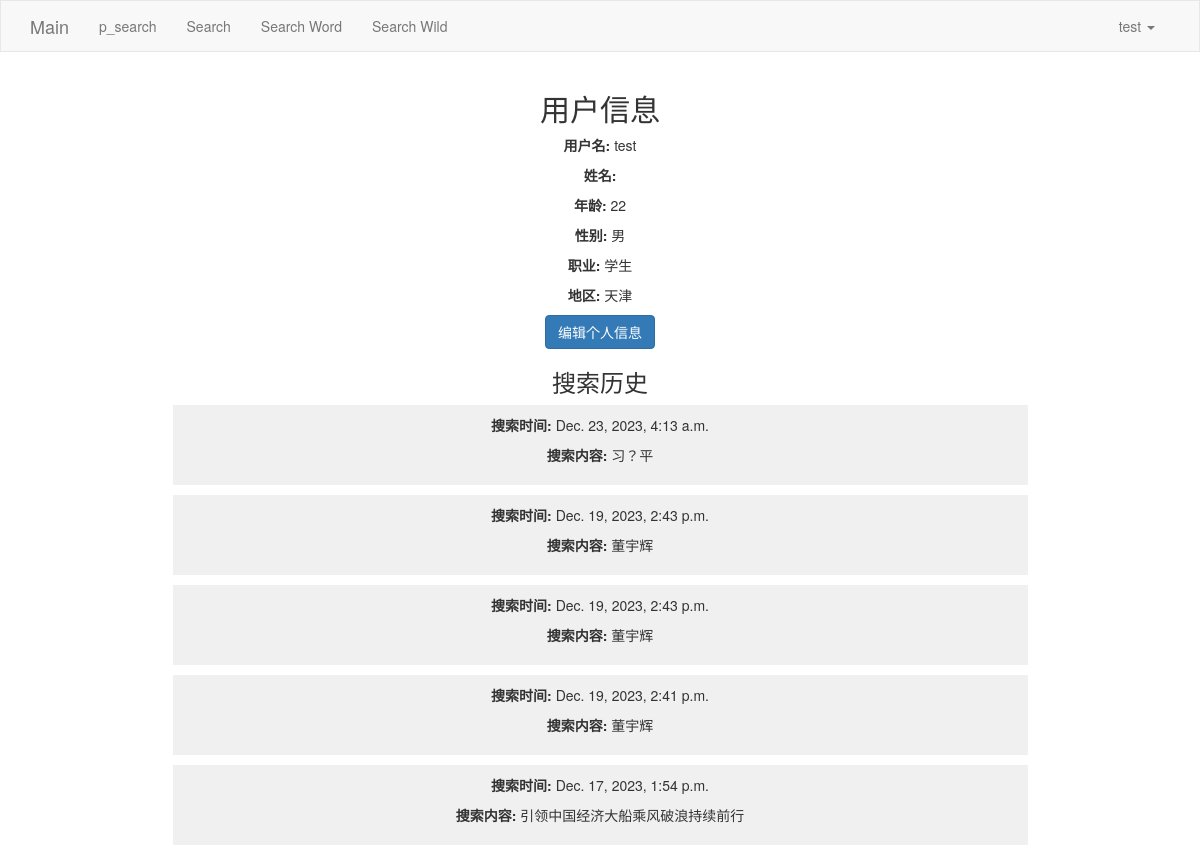
/user_information/ (signed in), run on an earlier commit of the app's database.
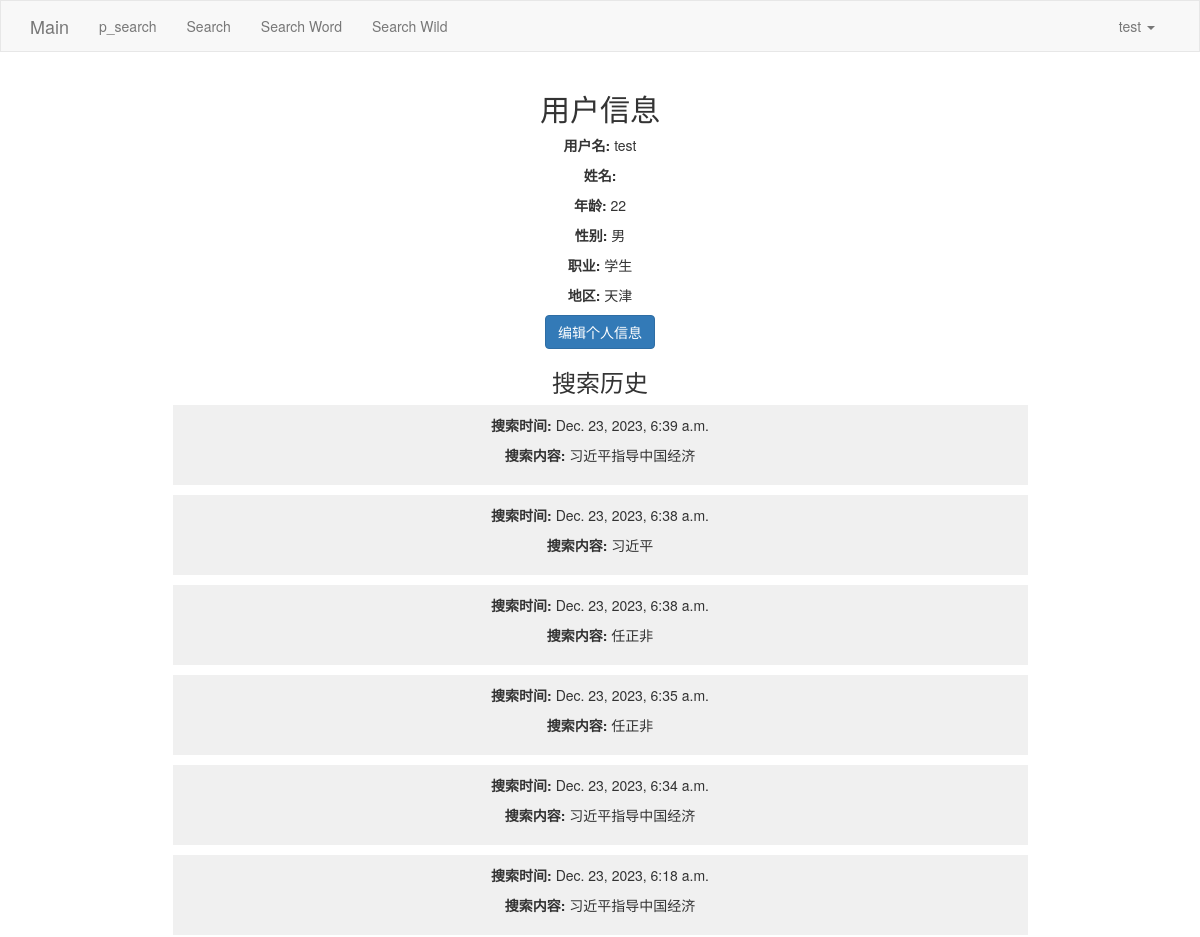
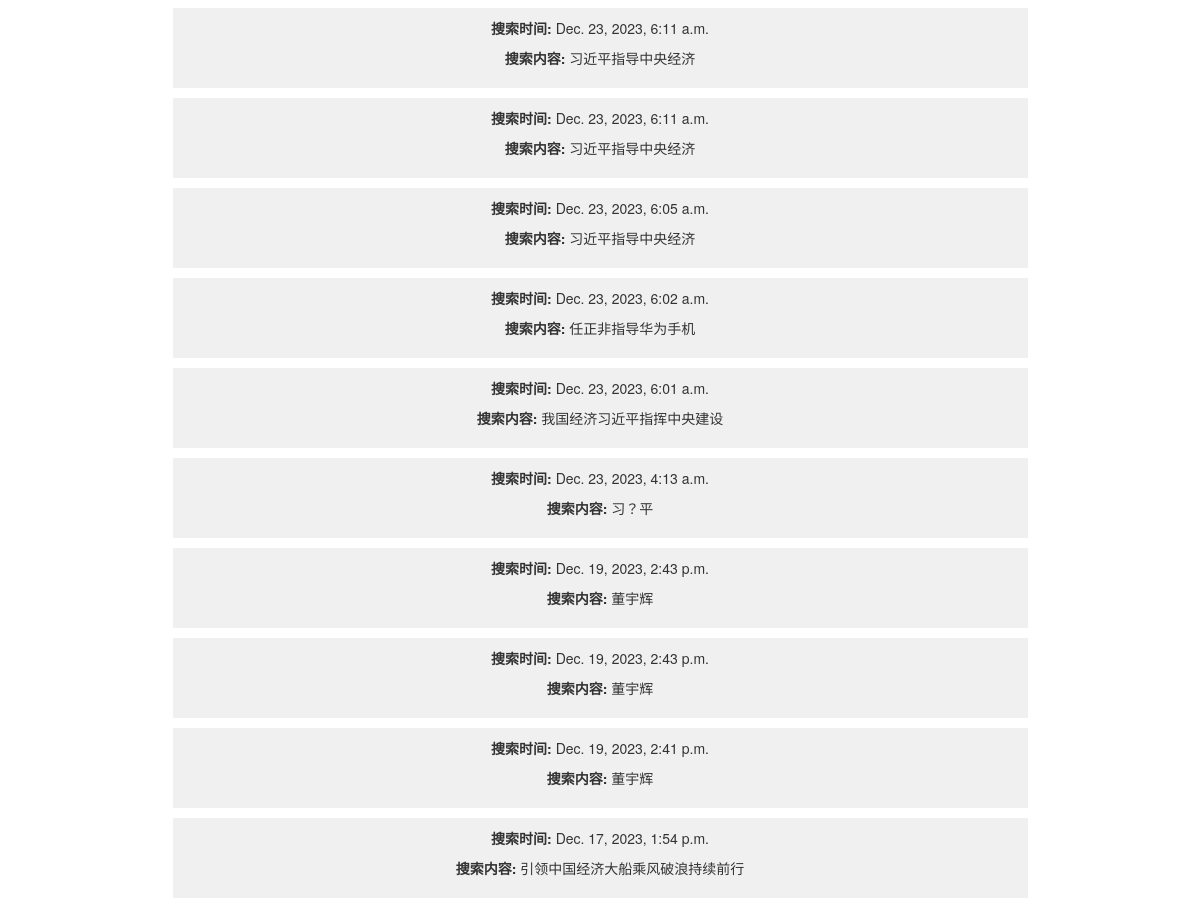
And on a later commit of the database (2 pictures, top to bottom).
### App0/models.py (models this page shows, shortened)
class Users(AbstractBaseUser, PermissionsMixin):
    user_id = models.AutoField(primary_key=True)
    username = models.CharField(max_length=100, unique=True)
    password = models.CharField(max_length=100)
    firstname = models.CharField(max_length=100)
    lastname = models.CharField(max_length=100)
    is_active = models.BooleanField(default=True)  # 通常您会需要这个字段
    is_staff = models.BooleanField(default=False)  # 对于管理站点的访问
    last_login = models.DateTimeField(null=True, blank=True)  # 添加缺失的字段
    date_joined = models.DateTimeField(default=datetime.now)
    objects = CustomUserManager()
    USERNAME_FIELD = 'username'
    REQUIRED_FIELDS = []
    class Meta:
        db_table = 'users'
    def __str__(self):
        return self.username

class UserInfo(models.Model):
    user = models.OneToOneField(get_user_model(), on_delete=models.CASCADE)
    age = models.IntegerField(null=True, blank=True)
    gender = models.CharField(max_length=10, null=True, blank=True)
    occupation = models.CharField(max_length=100, null=True, blank=True)
    region = models.CharField(max_length=100, null=True, blank=True)
    class Meta:
        db_table = 'user_info'

class SearchHistory(models.Model):
    user = models.ForeignKey(get_user_model(), on_delete=models.CASCADE)
    query = models.CharField(max_length=255)
    timestamp = models.DateTimeField(auto_now_add=True)
    class Meta:
        db_table = 'search_history'

### App0/account.py (the view)
# urls.py: path('user_information/', account.user_information),
@login_required
def user_information(request):
    print(request)
    user_info = request.user
    print(user_info)
    search_history = SearchHistory.objects.filter(user_id=user_info.user_id).order_by('-timestamp')
    return render(request, 'user_information.html', {'user': user_info, 'search_history': search_history})

### App0/templates/user_information.html
{% extends 'layout.html' %}
{% block content %}
<div class="container" style="text-align: center;">
    <div class="user-info" style="margin-bottom: 20px;">
        <h2>用户信息</h2>
        <p><strong>用户名:</strong> {{ user.username }}</p>
        <p><strong>姓名:</strong> {{ user.first_name }} {{ user.last_name }}</p>
        <p><strong>年龄:</strong> {{ user.userinfo.age }}</p>
        <p><strong>性别:</strong> {{ user.userinfo.gender }}</p>
        <p><strong>职业:</strong> {{ user.userinfo.occupation }}</p>
        <p><strong>地区:</strong> {{ user.userinfo.region }}</p>
        <p><a href="/edit_info/" class="btn btn-primary">编辑个人信息</a></p>
    </div>
    <div class="search-history" style="width: 75%; margin: auto;">
        <h3>搜索历史</h3>
        {% if search_history %}
            <ul style="list-style: none; padding: 0;">
                {% for record in search_history %}
                    <li style="background-color: #f0f0f0; margin-bottom: 10px; padding: 10px;">
                        <p><strong>搜索时间:</strong> {{ record.timestamp }}</p>
                        <p><strong>搜索内容:</strong> {{ record.query }}</p>
                    </li>
                {% endfor %}
            </ul>
        {% else %}
            <p>暂无搜索历史记录。</p>
        {% endif %}
    </div>
</div>
{% endblock %}

### App0/templates/layout.html (shortened to what this page needs)
<!DOCTYPE html>
<html lang="en">
<head>
    <link rel="stylesheet" href="../static/plugins/bootstrap-3.4.1/css/bootstrap.css">
    <link rel="stylesheet" href="../static/plugins/font-awesome-4.7.0/css/font-awesome.css">
</head>
<body>
    <nav class="navbar navbar-default">
        <div class="container">
            <div class="navbar-header">
                <a class="navbar-brand" href="/Main/">Main</a>
            </div>
            <div class="collapse navbar-collapse" id="bs-example-navbar-collapse-1">
                <ul class="nav navbar-nav">
                    <li><a href="/p_search/">p_search</a></li>
                    <li><a href="/search/">Search</a></li>
                    <li><a href="/search_word/">Search Word</a></li>
                    <li><a href="/search_wildcard/">Search Wild</a></li>
                </ul>
                <ul class="nav navbar-nav navbar-right">
                    {% if user.is_authenticated %}
                        <li class="dropdown">
                            <a href="#" class="dropdown-toggle" data-toggle="dropdown" role="button" aria-haspopup="true" aria-expanded="false">
                                {{ user.username }} <span class="caret"></span>
                            </a>
                        </li>
                    {% else %}
                        <li><a href="/logup/">LogUp</a></li>
                        <li><a href="/login/">Login</a></li>
                    {% endif %}
                </ul>
            </div>
        </div>
    </nav>
    <div>
        {% block content %}{% endblock %}
    </div>
</body>
</html>

### App0/templates/layout.html (style rules this page uses)
.navbar { border-radius: 0; }

What changed in the data, as far as the page shows it:
added SearchHistory: timestamp "Dec. 23, 2023, 6:39 a.m.", query "习近平指导中国经济"
added SearchHistory: timestamp "Dec. 23, 2023, 6:38 a.m.", query "习近平"
added SearchHistory: timestamp "Dec. 23, 2023, 6:38 a.m.", query "任正非"
added SearchHistory: timestamp "Dec. 23, 2023, 6:35 a.m.", query "任正非"
added SearchHistory: timestamp "Dec. 23, 2023, 6:34 a.m.", query "习近平指导中国经济"
added SearchHistory: timestamp "Dec. 23, 2023, 6:18 a.m.", query "习近平指导中国经济"
added SearchHistory: timestamp "Dec. 23, 2023, 6:11 a.m.", query "习近平指导中央经济"
added SearchHistory: timestamp "Dec. 23, 2023, 6:11 a.m.", query "习近平指导中央经济"
added SearchHistory: timestamp "Dec. 23, 2023, 6:05 a.m.", query "习近平指导中央经济"
added SearchHistory: timestamp "Dec. 23, 2023, 6:02 a.m.", query "任正非指导华为手机"
added SearchHistory: timestamp "Dec. 23, 2023, 6:01 a.m.", query "我国经济习近平指挥中央建设"
